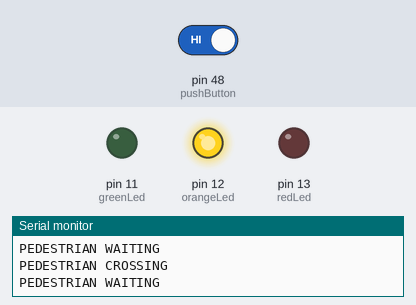
The sketch below on a simulated Arduino Mega 2560, built with avr-gcc and run on an emulated ATmega2560. Shown: output pins drawn as LEDs (lit = HIGH), the last lines printed to the serial monitor. The test bench sets the inputs (shaded band); at power-on: pin 48 (pushButton) HIGH.

Above: at 14.8 s.
14.9 s: pin 48 (pushButton) driven LOW
At 17.1 s:
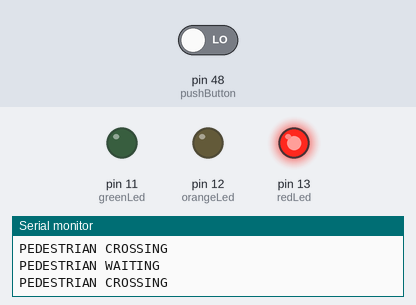
At 22.1 s:
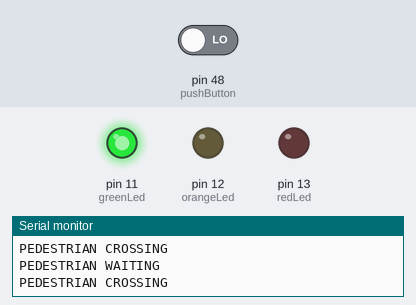
22.7 s: pin 48 (pushButton) driven HIGH
At 23.6 s:
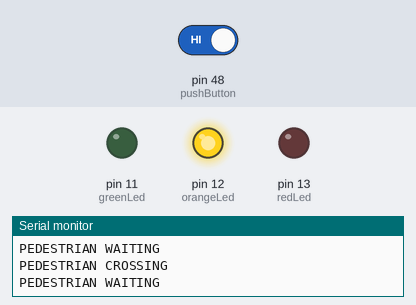
Timing chart, 0 to 39.5 s (numbered marks = the images above; inputs shaded):
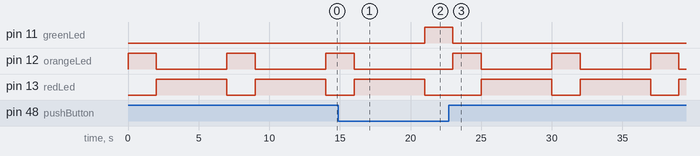

The sketch:

sketch_mar30a.ino
```cpp
//declare LEDs
int greenLed = 11;
int orangeLed = 12;
int redLed = 13;

//declare Push button
int pushButton = 48;

int readPushbutton = 0;

void setup()
{
  pinMode(greenLed, OUTPUT);
  pinMode(orangeLed, OUTPUT);
  pinMode(redLed, OUTPUT);
  //pinMode(pushButton, INPUT);

  //Turn the LEDs off
  digitalWrite(greenLed, LOW);
  digitalWrite(orangeLed, LOW);
  digitalWrite(redLed, LOW);

  //setting the buttons to input
  pinMode(pushButton, INPUT);


  //for the serial monitor
  Serial.begin(9600);
}

void loop()
{

  int readPushbutton = digitalRead(pushButton);

  if (readPushbutton == 0 ) {
      digitalWrite(greenLed, HIGH);
      digitalWrite(orangeLed, LOW);
      digitalWrite(redLed, LOW);
      delay(1000);

    }
    else if (readPushbutton == 1){
        Serial.println("PEDESTRIAN WAITING");
        digitalWrite(greenLed,LOW);
      digitalWrite(orangeLed,HIGH);
        digitalWrite(redLed, LOW);
      delay(2000);

        digitalWrite(greenLed,LOW);
      digitalWrite(orangeLed,LOW);
      digitalWrite(redLed,HIGH);
      Serial.println("PEDESTRIAN CROSSING");
      delay(5000);

    }
}
```

Measured:
- after the input at 14.9 s, pin 11 (greenLed): LOW → HIGH after 6.1 s; pin 12 (orangeLed): goes on until 16.0 s, then stays LOW
- after the input at 22.7 s, pin 11 (greenLed): HIGH → LOW after 0.30 s; pin 12 (orangeLed): alternates HIGH for 2.0 s and LOW for 5.0 s, starting after 0.30 s; pin 13 (redLed): alternates HIGH for 5.0 s and LOW for 2.0 s, starting after 2.3 s
- by itself, pin 12 (orangeLed): alternates HIGH for 2.0 s and LOW for 5.0 s
- by itself, pin 13 (redLed): alternates HIGH for 5.0 s and LOW for 2.0 s
